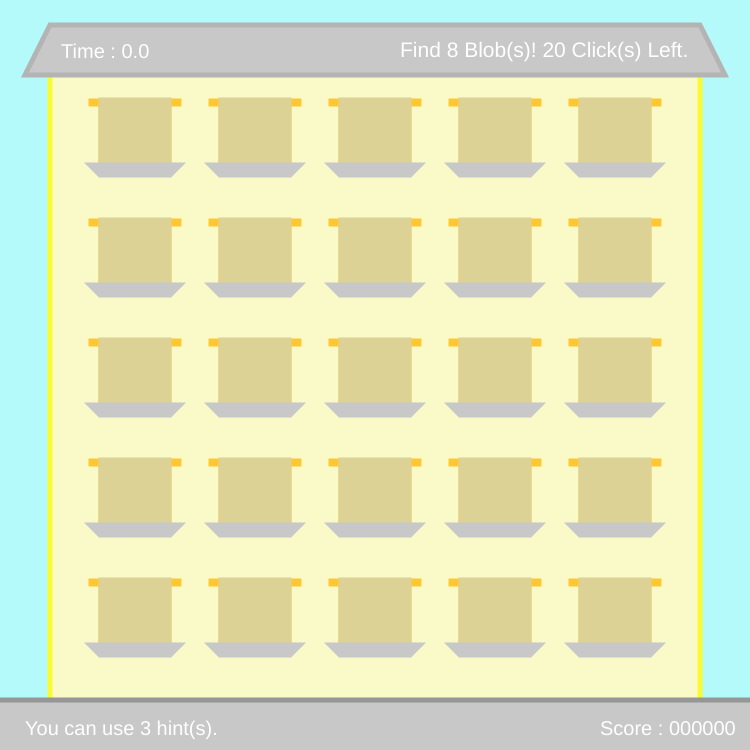
Frame 1 (no input)
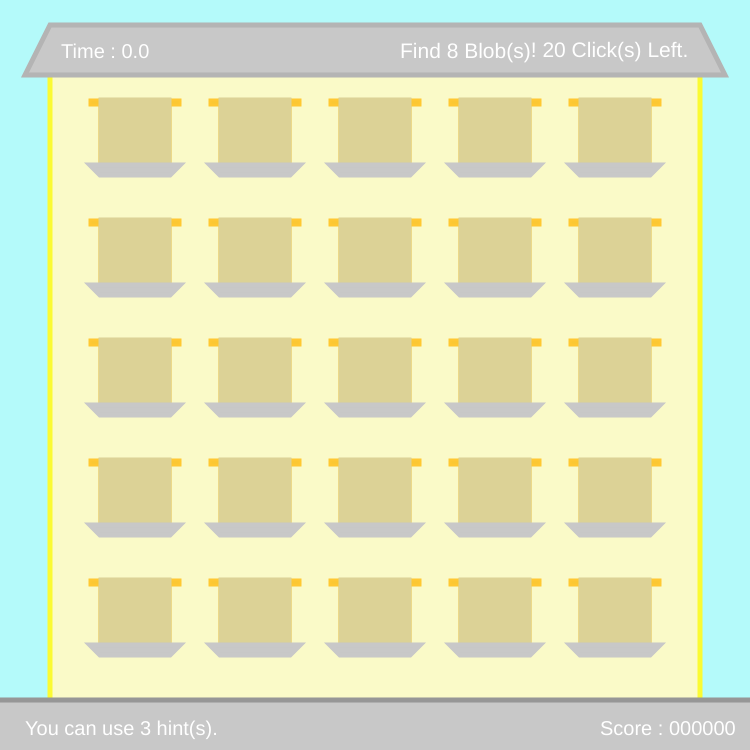
Frame 60 (no input)
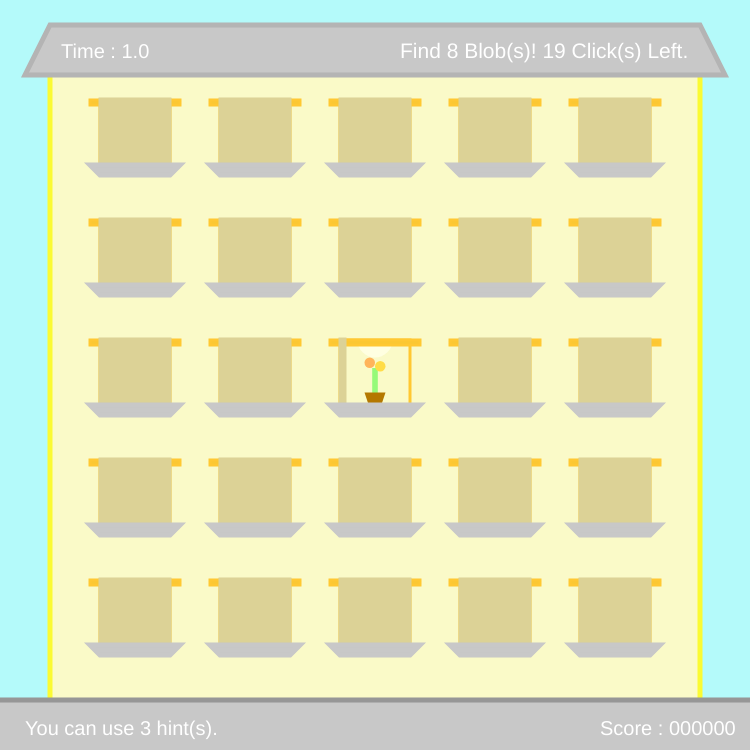
Frame 120 (the mouse pressed at the canvas centre since frame 60)

The p5.js sketch that drew these frames (run headless with seeded random() and noise() and a simulated clock; from frame 60 on, the mouse is pressed at the canvas centre):

// p5.js sketch
// ── sketch.js
let roomSize = 70;
let wallSize = 50;
let canvasSize = roomSize*5 + wallSize*8;
let floorSize = 10;
let windowLen = [];
let windowHint = [];
let blobCount = 8;
let blobsLeft = blobCount;
let blobType = [];
let blobTypeCount = 5;
let blobCurve = 18;
let blinkTime = 150;
let fR = 60;
let checkBlob = [];
let clickCount = 20;
let clicksLeft = clickCount;
let timenotChecked = true;
let minTime = 999;
let hintCount = 3;
let hintsLeft = hintCount;
let elapsedTime = 0;
let score = 0;
let displayedScore = 0;
let combo = -1;
let gameOver = false;
let startTime = 0;
let scoreTime = 0;
let scoreClick = 0;
let scoreHint = 0;

function setup() {

  elapsedTime = 0;
  minTime = 999;
  timenotChecked = true;
  blobsLeft = blobCount;
  clicksLeft = clickCount;
  hintsLeft = hintCount;
  score = 0;
  combo = -1;
  displayedScore = 0;
  gameOver = false;
  startTime = 0;
  scoreTime = 0;
  scoreClick = 0;
  scoreHint = 0;

  createCanvas(canvasSize,canvasSize);
  frameRate(fR);

  for (let k=0;k<25;k++) {
    windowLen[k] = roomSize; // window opened? (length)
    windowHint[k] = 255;
    blobType[k] = [];
    blobType[k][0] = 0; // blob Type
    blobType[k][1] = 0; // blob Height   
    blobType[k][2] = false;// blob found check
    checkBlob[k] = 0;
  }
  for (let k=0;k<blobCount;k++) { // blob 랜덤 배정
    blobType[k][0] = int(random(1,blobTypeCount+1));
    blobType[k][1] = int(random(4,7))*10;
    blobType[k][2] = true;
  }
  shuffle(blobType, true);
  frameRate(fR);

  for (let k=0;k<25;k++) { //인접칸에 몇놈 있는지 세기
    
    if (k%5 != 0 && blobType[k-1][0] >0) {
      checkBlob[k] += 1;
    }
    if (int(k/5) != 0 && blobType[k-5][0] >0) { 
      checkBlob[k] += 1;
    }
    if (int(k/5) != 4 && blobType[k+5][0] >0) {
      checkBlob[k] += 1;
    }
    if (k%5 != 4 && blobType[k+1][0] >0) {
      checkBlob[k] += 1;
    }
  }
}

function draw() {

  background(180,250,250);
  rectMode(CORNER);
  ellipseMode(CORNER);

  //building
  stroke(250,250,50);
  strokeWeight(5);
  fill(250,250,200);
  rect(wallSize,wallSize,canvasSize-2*wallSize,canvasSize); 
  
  //road
  stroke(150);
  strokeWeight(5);
  fill(200);
  rect(-wallSize,canvasSize-wallSize,canvasSize+2*wallSize,2*wallSize); 

  //each room
  for (let i=0;i<5;i++) {
    for (let j=0;j<5;j++) {
      
      let roomNum = i+5*j;
      let blobH = blobType[roomNum][1];
      let blobT = blobType[roomNum][0];
      let eyeSize = 10;
      let eyeHeight = roomSize - blobH*0.8;

      translate(2*wallSize+i*(roomSize+wallSize),2*wallSize+j*(roomSize+wallSize)); 

      //rooms
      stroke(255,200,50);
      strokeWeight(3);
      fill(250,250,200); 
      rect(0,0,roomSize,roomSize);

      //전등
      noStroke();
      fill(255,255,225);
      arc(roomSize*(0.25),roomSize*(-0.25),roomSize*0.5,roomSize*0.5,0,PI);
      
      //curtain걸이
      strokeWeight(3);
      stroke(255,200,50);
      fill(250,200,50);
      rect(-10,0,roomSize+20,5,0,0,0,0);

      if (blobT == 1) { //안경쓴 놈
        noStroke();
        fill(0);
        rect(roomSize*0.4,roomSize-blobH,roomSize*0.5,blobH,blobCurve,blobCurve,0,0); //몸
        
        if (frameCount % blinkTime < 10) {
          eyeSize = 1;
          eyeHeight = roomSize - blobH*0.8 + 9; //눈 깜박임
        }
        
        fill(255);
        ellipse(roomSize*0.63,eyeHeight,5,eyeSize); 
        ellipse(roomSize*0.5,eyeHeight,5,eyeSize); //눈

        noFill();
        strokeWeight(2);
        stroke(120);
        ellipse(roomSize*0.583,roomSize-blobH*0.8-3,15,15); //안경
        
      } else if (blobT == 2) { //모자 쓴 놈
        noStroke();
        fill(0);
        rect(roomSize*0.4,roomSize-blobH,roomSize*0.5,blobH,blobCurve,blobCurve,0,0); //몸
        
        fill(255);
        ellipse(roomSize*0.63,eyeHeight,5,10); 
        ellipse(roomSize*0.5,eyeHeight,5,10); //눈

        strokeWeight(1);
        stroke(200,150,0);
        fill(200,150,0);
        arc(roomSize*0.27,roomSize*0.95-blobH,50,50,radians(220),radians(350),CHORD); //모자
        
      } else if (blobT == 3) { //컵 들고 있는 놈
        
        noStroke();
        fill(0);
        rect(roomSize*0.4,roomSize-blobH,roomSize*0.5,blobH,blobCurve,blobCurve,0,0); //몸
        
        if (frameCount % blinkTime < 10) {
          eyeSize = 1;
          eyeHeight = roomSize - blobH*0.8 + 9; //눈 깜박임
        }
        
        fill(255);
        ellipse(roomSize*0.63,eyeHeight,5,eyeSize); 
        ellipse(roomSize*0.5,eyeHeight,5,eyeSize); //눈
        
        strokeWeight(1);
        stroke(255,140,90);
        fill(255,180,90);
        rect(roomSize*0.3,roomSize-blobH*0.5,15,15,0,0,5,5); //컵

      } else if (blobT == 4) { //옷 입은 놈

        noStroke();
        fill(0);
        rect(roomSize*0.4,roomSize-blobH,roomSize*0.5,blobH,blobCurve,blobCurve,0,0); //몸
        fill(200,150,250); 
        rect(roomSize*0.4,roomSize-blobH*0.5,roomSize*0.5,blobH*0.5); //옷

        noFill();
        strokeWeight(2.5);
        stroke(255);
        arc(roomSize*0.48,roomSize-blobH*0.7,8,10,radians(220),radians(320)); //웃는 눈
        arc(roomSize*0.65,roomSize-blobH*0.7,8,10,radians(220),radians(320));
     
      } else if (blobT == 5) { //웃으면서 손 흔드는 놈

        let handAngle = 180 + 10*sin(radians((frameCount/60*90)));
        noStroke();
        fill(0);
        translate(roomSize*0.6+blobH*0.2,roomSize-blobH*0.5);
        rotate(radians(handAngle));
        ellipse(blobH*0.5,0,blobH/5,blobH/5); //손
        rotate(radians(360-handAngle));
        translate(-roomSize*0.6-blobH*0.2,-roomSize+blobH*0.5);
        fill(0);
        rect(roomSize*0.4,roomSize-blobH,roomSize*0.5,blobH,blobCurve,blobCurve,0,0); //몸

        if (frameCount % blinkTime < 10) {
          eyeSize = 1;
          eyeHeight = roomSize - blobH*0.8 + 9; //눈 깜박임
        }
        
        noFill();
        strokeWeight(2.5);
        stroke(255);
        arc(roomSize*0.48,roomSize-blobH*0.7,8,10,radians(220),radians(320)); //웃는 눈
        arc(roomSize*0.65,roomSize-blobH*0.7,8,10,radians(220),radians(320));

      } else if (checkBlob[roomNum]>0) { //인접칸에 몇놈있는지 알려주기
        
        noStroke();
        fill(150,250,120);
        rect(roomSize*0.46,roomSize*0.4,roomSize*0.08,roomSize*0.4);
        fill(180,120,0);
        quad(roomSize*0.35,roomSize*0.75,roomSize*0.65,roomSize*0.75,roomSize*0.60,roomSize*0.9,roomSize*0.40,roomSize*0.9);

        if (checkBlob[roomNum] > 0){
          fill(255,220,70);
          circle(roomSize*0.5,roomSize*0.3,roomSize*0.15);
        }
        if (checkBlob[roomNum] > 1){
          fill(255,180,90);
          circle(roomSize*0.35,roomSize*0.25,roomSize*0.15);
        }
        if (checkBlob[roomNum] > 2){
          fill(255,120,0);
          circle(roomSize*0.45,roomSize*0.16,roomSize*0.15);
        }
        if (checkBlob[roomNum] >3) {
          fill(150,20,250);
          circle(roomSize*0.4351,roomSize*0.24,roomSize*0.151);
        }
      }

      //curtain
      if (
        (wallSize*2 + (wallSize+roomSize)*i) < mouseX && 
         mouseX < (wallSize*2+roomSize+(wallSize+roomSize)*i) && 
         (wallSize*2 + (wallSize+roomSize)*j) < mouseY && 
         mouseY < (wallSize*2+roomSize+(wallSize+roomSize)*j) && 
         windowLen[roomNum] > 10 &&
         gameOver == false) {
        strokeWeight(3);
        stroke(255);
      } else {
        noStroke();
      }
      fill(220,210,150,windowHint[roomNum]); 
      rect(-1.5,-2.5,windowLen[roomNum]+3,roomSize);

      //windowsfloor
      stroke(200);
      strokeWeight(5);
      fill(200); 
      translate(0,5);
      quad(-floorSize,roomSize-floorSize,roomSize+floorSize,roomSize-floorSize,roomSize,roomSize,0,roomSize);
      translate(0,-5);

      translate(-(2*wallSize+i*(roomSize+wallSize)),-(2*wallSize+j*(roomSize+wallSize)));
      
    }
  }
  
  //roof
  stroke(180);
  strokeWeight(5);
  fill(200);
  quad(wallSize,wallSize/2,canvasSize-wallSize,wallSize/2,canvasSize-wallSize/2,wallSize*1.5,wallSize/2,wallSize*1.5);

  //time and counts
  if (clicksLeft != clickCount | hintsLeft != hintCount) {
    elapsedTime += 1/60;
  }

  if (score != displayedScore) {
    displayedScore += 1;
  }
  noStroke();
  fill(255);
  textSize(21);
  textAlign(LEFT,BASELINE);
  text('Find '+blobsLeft+ ' Blob(s)! '+clicksLeft+' Click(s) Left.',canvasSize-wallSize*7,wallSize*1.15);
  
  noStroke();
  fill(255);
  textSize(20);
  text('Score : ' + nf(displayedScore,6), canvasSize - 3*wallSize, canvasSize - 0.3*wallSize);
  if (combo > 0) {
    text('<< '+combo+' Combo! (+'+(int(400/blobCount)*combo)+') >>', canvasSize/2-wallSize, canvasSize - 0.3*wallSize);
  }
  //gameOvercheck
  if (clicksLeft == 0 && blobsLeft > 0 ){
    noStroke();
    fill(255);
    textSize();
    text('You Lose!',wallSize*0.5,canvasSize-wallSize*0.3);
    gameOver = true;

    if (timenotChecked) {
      minTime = elapsedTime;
      timenotChecked = false;
    }
    text('  Time : ' + int(minTime) + '.' + int(minTime%1*10),wallSize,wallSize*1.15);
  } else if (blobsLeft == 0) {
    noStroke();
    fill(255);
    textSize(20);
    text('You Win!',wallSize*0.5,canvasSize-wallSize*0.3);
    gameOver = true;

    if (timenotChecked) {
      minTime = elapsedTime;
      timenotChecked = false;
    }
    text('  Time : ' + int(minTime) + '.' + int(minTime%1*10),wallSize,wallSize*1.15);
  } else {
    noStroke();
    fill(255);
    textSize(20);
    text('You can use ' + hintsLeft + ' hint(s).',wallSize*0.5,canvasSize-wallSize*0.3);
    text('  Time : ' + int(elapsedTime) + '.' + int(elapsedTime%1*10),wallSize,wallSize*1.15);
  }

  if (gameOver == true) {

    if (startTime < 5) {
      startTime += 1/60;
    }
    if (minTime < 100) {
      scoreTime = 1000-int(minTime*10);
    }
    if (clicksLeft > 0) {
      scoreClick = 100*clicksLeft;
    }
    if (hintsLeft > 0) {
      scoreHint = 50*hintsLeft;
    }
    strokeWeight(5);
    stroke(150,150,150,200);
    fill(200,200,200,240);
    rect(wallSize*2.5+roomSize,wallSize*2.5+roomSize,3*roomSize+3*wallSize,3*roomSize+3*wallSize);
    
    noStroke();
    fill(255);

    textAlign(CENTER,CENTER);
    if ( startTime > 0.5 && blobsLeft == 0) {
      textSize(50);
      text('You Win!',4*wallSize+2.5*roomSize,4*wallSize+1*roomSize);
      textSize(15);
      text('Found '+blobCount+' blobs within '+clickCount+' clicks',4*wallSize+2.5*roomSize,4.7*wallSize+1*roomSize);
      text();
    } else if (startTime > 0.5 && clicksLeft == 0 ) {
      textSize(50);
      text('You Lose..',4*wallSize+2.5*roomSize,4*wallSize+1*roomSize);
      textSize(15);
      text('Failed to Find '+blobCount+' blobs within '+clickCount+' clicks',4*wallSize+2.5*roomSize,4.7*wallSize+1*roomSize);    
      scoreTime = 0;
      scoreClick = 0;
      scoreHint = 0;
    }

    if ( scoreTime > 0 && startTime > 1.5) {
      textSize(20);
      text('Time Bonus : +'+scoreTime,4*wallSize+2.5*roomSize,4*wallSize+2*roomSize );
    } else if ( scoreTime <= 0 && startTime > 1.5) {
      textSize(20);
      text('Time Bonus : 0',4*wallSize+2.5*roomSize,4*wallSize+2*roomSize );
    }
    if ( scoreClick > 0 && startTime > 2) {
      textSize(20);
      text('Click Bonus : +'+scoreClick,4*wallSize+2.5*roomSize,4.5*wallSize+2*roomSize );
    } else if ( startTime > 2) {
      textSize(20);
      text('Click Bonus : 0',4*wallSize+2.5*roomSize,4.5*wallSize+2*roomSize);
    }
    if ( scoreHint > 0 && startTime > 2.5) {
      textSize(20);
      text('Hint Bonus : +'+scoreHint,4*wallSize+2.5*roomSize,5*wallSize+2*roomSize );
    } else if ( startTime > 2.5) {
      textSize(20);
      text('Hint Bonus : 0',4*wallSize+2.5*roomSize,5*wallSize+2*roomSize);
    }    
    if (startTime > 3.5){
      textSize(30);
      text('Total Score : '+(score+scoreTime+scoreClick+scoreHint),4*wallSize+2.5*roomSize,5.8*wallSize+2*roomSize );
    }
    
    if (startTime > 4.5) {
      textSize(20);
      text('Press any key to play again',4*wallSize+2.5*roomSize,5*wallSize+3.5*roomSize );
    }

  }
}


function mousePressed() { //창문 클릭 감지
    for (let i = 0; i < 5; i++) {
      for (let j = 0; j < 5; j++) {
        if ((wallSize*(2+i)+roomSize*i < mouseX) && (mouseX < wallSize*(2+i)+roomSize*(i+1))){
          if ((wallSize*(2+j)+roomSize*j < mouseY) && (mouseY < wallSize*(2+j)+roomSize*(j+1)) && clicksLeft>0 &&blobsLeft>0){
            if (mouseButton == LEFT && windowLen[i+5*j] > 20) {
              windowLen[i+5*j] = 5;
              windowHint[i+5*j] = 255;
              clicksLeft -= 1;
              if (blobType[i+5*j][2] == true) {
                blobsLeft -= 1;
                combo += 1;
                score += int(400/blobCount)+int(400/blobCount)*combo;
                blobType[i+5*j][2] = false; 
              } else {
                combo = -1;
              }
            }
            else if (mouseButton == RIGHT && hintsLeft > 0 && windowLen[i+5*j] > 20 && windowHint[i+5*j] > 200){
              windowHint[i+5*j] = 120;
              hintsLeft -= 1;
            }
          }
        }
      }
    }

}

function keyPressed() { //키 조작(다시시작)

  if (key == 'w' && blobCount < 25 && clickCount > blobCount) {
    blobCount += 1;
  }
  if (key == 's' && blobCount > 1 && clickCount >= blobCount) {
    blobCount -= 1;
  }
  if (key == 'd' && clickCount < 25 && clickCount >= blobCount) {
    clickCount += 1;
  }
  if (key == 'a' && clickCount > 1 && clickCount > blobCount) {
    clickCount -= 1;
  }
  setup();
}
